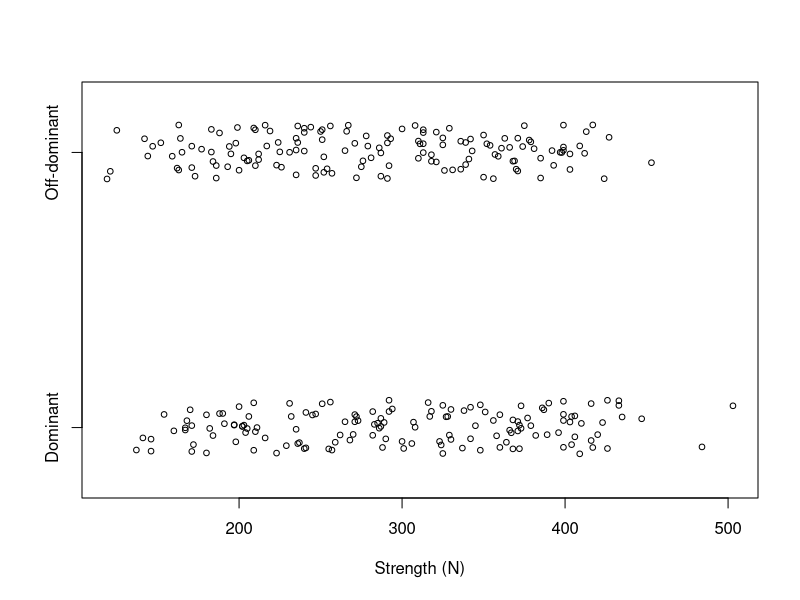

Reproduce this figure in R. (Note: this script raises an error after producing the figure.)
## ---- chunk 1
setwd("C:/Users/krgross/Documents/GitHub/st512-course-notes/")
knitr::opts_chunk$set(fig.width = 5, fig.height = 4.5, fig.align = "center") 
## ---- chunk 2
grip <- read.table("data/gripall.txt", head = T, stringsAsFactors = T)

with(grip, stripchart(list(Dominant, Off), method = "jitter", pch = 1, cex = 0.75, 
                      group.names = c("Dominant", "Off-dominant"), xlab = "Strength (N)"))
## ---- chunk 3
grip <- read.table("data/gripall-long.txt", head = T, stringsAsFactors = T)
summary(grip)
fm1 <- lm(strength ~ subject + hand, data = grip)
anova(fm1)
## ---- chunk 4
knitr::include_graphics("images/stenstrom-schematic.png", dpi = 100)
knitr::include_graphics("images/stenstrom-photo.png", dpi = 100)
## ---- chunk 5
plot(c(-0.5,1.5),c(0.5,2),type="n",xlab="Acupuncture",ylab="Relief score",xaxt="n")
axis(1,at=0:1,lab=c("No","Yes"))
lines(c(0,1),c(0.6,1.175),col="blue",lwd=2)
lines(c(0,1),c(1.06,1.79),col="red",lwd=2)
points(c(0,1),c(0.6,1.175),pch="P",lwd=2)
points(c(0,1),c(1.06,1.79),pch="T",lwd=2)

legend(0,1.8,leg=c("Placebo","Treated"),col=c("blue","red"),pch=c("P","T"))
## ---- chunk 6
sapa <- c(94.5,115,108.8,104.9)
sapr <- c(110,93.2,98,109.8)
srpa <- c(117.7,111.9,101.2,122.4)
srpr <- c(109.4,120.6,121.1,102.4)

plot(c(-0.5,1.5),c(100,115),type="n",xlab="Protein location",ylab="Response",xaxt="n")
axis(1,at=0:1,lab=c("Absomasum","Rumen"))
lines(c(0,1)-.02,c(mean(sapa),mean(sapr)),col="blue",lwd=2)
lines(c(0,1)+.02,c(mean(srpa),mean(srpr)),col="red",lwd=2)
points(c(0,1)-.02,c(mean(sapa),mean(sapr)),pch="A",lwd=2)
points(c(0,1)+.02,c(mean(srpa),mean(srpr)),pch="R",lwd=2)

legend(-0.5,105,leg=c("Starch=A","Starch=R"),col=c("blue","red"),pch=c("A","R"),bty="n")
## ---- chunk 7
par(las=1,bty='l')

plot(c(-0.5,1.5),c(27,34),type="n",xlab="Culitvar",ylab="Yield",xaxt="n")
axis(1,at=0:1,lab=c("A","B"))
lines(c(0,1),c(27.9,28.025),col="red",lwd=2)
lines(c(0,1),c(29.25,30.65),col="blue",lwd=2)
lines(c(0,1),c(33.15,33.525),col="black",lwd=2)
points(c(0,1),c(27.9,28.025),col="red",pch="C")
points(c(0,1),c(29.25,30.65),col="blue",pch="D")
points(c(0,1),c(33.15,33.525),col="black",pch="L")

#add.bars<-function(x,y,se,...) segments(x,y-se,x,y+se,...)
#add.bars(0,20,2.16/sqrt(20),col="red",lwd=2)
#add.bars(1,18.8,1.58/sqrt(20),col="red",lwd=2)
#add.bars(0,17.6,1.57/sqrt(20),col="blue",lwd=2)
#add.bars(1,15.1,2.43/sqrt(20),col="blue",lwd=2)

legend(1.1,32,col=c("red","blue","black"),lty=rep("solid",3),leg=c("CON","DEA","LIV"),lwd=2,bty="n")
## ---- chunk 8
grass_anova_table <- data.frame(cbind(sources = c("Cultivar", "Whole-plot error","Inocuolation", 
                                                 "Cultivar*Inoculation", "Residual error", "Total"),
                                      df = c(1, "6 (=8 - 1 - 1)", 2, 2, "12 \ (= 24 - 1 - 1 - 6 - 2 - 2)", 23)))

colnames(grass_anova_table) = c("source", "df")
                            
knitr::kable(format="html",
             grass_anova_table, 
             escape = FALSE) 
## ---- chunk 9
growth <- read.table("data/growth.txt", stringsAsFactors = T, head = T)
with(growth, lattice::xyplot(size ~ age | person, groups = gender, type = "b", pch = 16))
## ---- chunk 10
growth_anova_table <- data.frame(cbind(sources = c("Gender", "Age", "Gender * Age", "Whole-plot error","Residual error", "Total"),
                                       df = c(1, 3, 3, "25 (=27 - 1 - 1)", "75	(=108 - 1 - 1 - 25 - 3 - 3)", 107)))

colnames(growth_anova_table) = c("source", "df")
                            
knitr::kable(format="html",
             growth_anova_table, 
             escape = FALSE) 
## ---- chunk 11
dental_aic_table <- data.frame(cbind(type = c("CS", "AR(1)", "UN"), 
                               aic = c(427.5, 438.7, 436.5)))

colnames(dental_aic_table) = c("Covariance structure", "AICc")
                            
knitr::kable(format="html",
             dental_aic_table, 
             escape = FALSE) 
